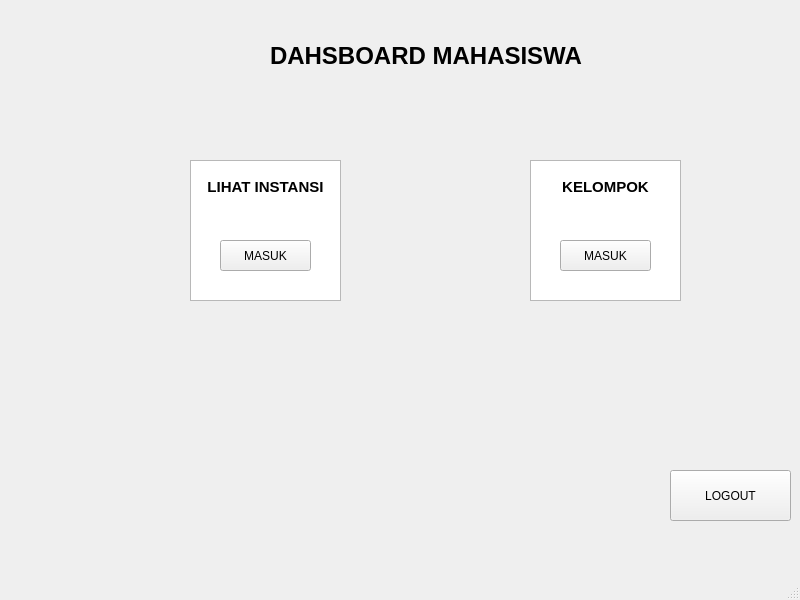
<?xml version="1.0" encoding="UTF-8"?>
<ui version="4.0">
 <class>MainWindow</class>
 <widget class="QMainWindow" name="MainWindow">
  <property name="geometry">
   <rect>
    <x>0</x>
    <y>0</y>
    <width>800</width>
    <height>600</height>
   </rect>
  </property>
  <property name="windowTitle">
   <string>MainWindow</string>
  </property>
  <widget class="QWidget" name="centralwidget">
   <widget class="QPushButton" name="pushButton_logout">
    <property name="geometry">
     <rect>
      <x>670</x>
      <y>470</y>
      <width>121</width>
      <height>51</height>
     </rect>
    </property>
    <property name="text">
     <string>LOGOUT</string>
    </property>
   </widget>
   <widget class="QTextEdit" name="textEdit_2">
    <property name="geometry">
     <rect>
      <x>190</x>
      <y>160</y>
      <width>151</width>
      <height>141</height>
     </rect>
    </property>
    <property name="html">
     <string>&lt;!DOCTYPE HTML PUBLIC &quot;-//W3C//DTD HTML 4.0//EN&quot; &quot;http://www.w3.org/TR/REC-html40/strict.dtd&quot;&gt;
&lt;html&gt;&lt;head&gt;&lt;meta name=&quot;qrichtext&quot; content=&quot;1&quot; /&gt;&lt;style type=&quot;text/css&quot;&gt;
p, li { white-space: pre-wrap; }
&lt;/style&gt;&lt;/head&gt;&lt;body style=&quot; font-family:'MS Shell Dlg 2'; font-size:8.25pt; font-weight:400; font-style:normal;&quot;&gt;
&lt;p align=&quot;center&quot; style=&quot;-qt-paragraph-type:empty; margin-top:0px; margin-bottom:0px; margin-left:0px; margin-right:0px; -qt-block-indent:0; text-indent:0px;&quot;&gt;&lt;br /&gt;&lt;/p&gt;
&lt;p align=&quot;center&quot; style=&quot; margin-top:0px; margin-bottom:0px; margin-left:0px; margin-right:0px; -qt-block-indent:0; text-indent:0px;&quot;&gt;&lt;span style=&quot; font-size:11pt; font-weight:600;&quot;&gt;LIHAT INSTANSI&lt;/span&gt;&lt;/p&gt;&lt;/body&gt;&lt;/html&gt;</string>
    </property>
   </widget>
   <widget class="QTextEdit" name="textEdit_5">
    <property name="geometry">
     <rect>
      <x>530</x>
      <y>160</y>
      <width>151</width>
      <height>141</height>
     </rect>
    </property>
    <property name="html">
     <string>&lt;!DOCTYPE HTML PUBLIC &quot;-//W3C//DTD HTML 4.0//EN&quot; &quot;http://www.w3.org/TR/REC-html40/strict.dtd&quot;&gt;
&lt;html&gt;&lt;head&gt;&lt;meta name=&quot;qrichtext&quot; content=&quot;1&quot; /&gt;&lt;style type=&quot;text/css&quot;&gt;
p, li { white-space: pre-wrap; }
&lt;/style&gt;&lt;/head&gt;&lt;body style=&quot; font-family:'MS Shell Dlg 2'; font-size:8.25pt; font-weight:400; font-style:normal;&quot;&gt;
&lt;p align=&quot;center&quot; style=&quot;-qt-paragraph-type:empty; margin-top:0px; margin-bottom:0px; margin-left:0px; margin-right:0px; -qt-block-indent:0; text-indent:0px;&quot;&gt;&lt;br /&gt;&lt;/p&gt;
&lt;p align=&quot;center&quot; style=&quot; margin-top:0px; margin-bottom:0px; margin-left:0px; margin-right:0px; -qt-block-indent:0; text-indent:0px;&quot;&gt;&lt;span style=&quot; font-size:11pt; font-weight:600;&quot;&gt;KELOMPOK&lt;/span&gt;&lt;/p&gt;&lt;/body&gt;&lt;/html&gt;</string>
    </property>
   </widget>
   <widget class="QLabel" name="label_7">
    <property name="geometry">
     <rect>
      <x>270</x>
      <y>40</y>
      <width>321</width>
      <height>31</height>
     </rect>
    </property>
    <property name="font">
     <font>
      <pointsize>18</pointsize>
      <weight>75</weight>
      <bold>true</bold>
     </font>
    </property>
    <property name="text">
     <string>DAHSBOARD MAHASISWA</string>
    </property>
   </widget>
   <widget class="QPushButton" name="pushButton_instansi">
    <property name="geometry">
     <rect>
      <x>220</x>
      <y>240</y>
      <width>91</width>
      <height>31</height>
     </rect>
    </property>
    <property name="text">
     <string>MASUK</string>
    </property>
   </widget>
   <widget class="QPushButton" name="pushButton_2">
    <property name="geometry">
     <rect>
      <x>560</x>
      <y>240</y>
      <width>91</width>
      <height>31</height>
     </rect>
    </property>
    <property name="text">
     <string>MASUK</string>
    </property>
   </widget>
  </widget>
  <widget class="QMenuBar" name="menubar">
   <property name="geometry">
    <rect>
     <x>0</x>
     <y>0</y>
     <width>800</width>
     <height>21</height>
    </rect>
   </property>
  </widget>
  <widget class="QStatusBar" name="statusbar"/>
 </widget>
 <resources/>
 <connections/>
</ui>
